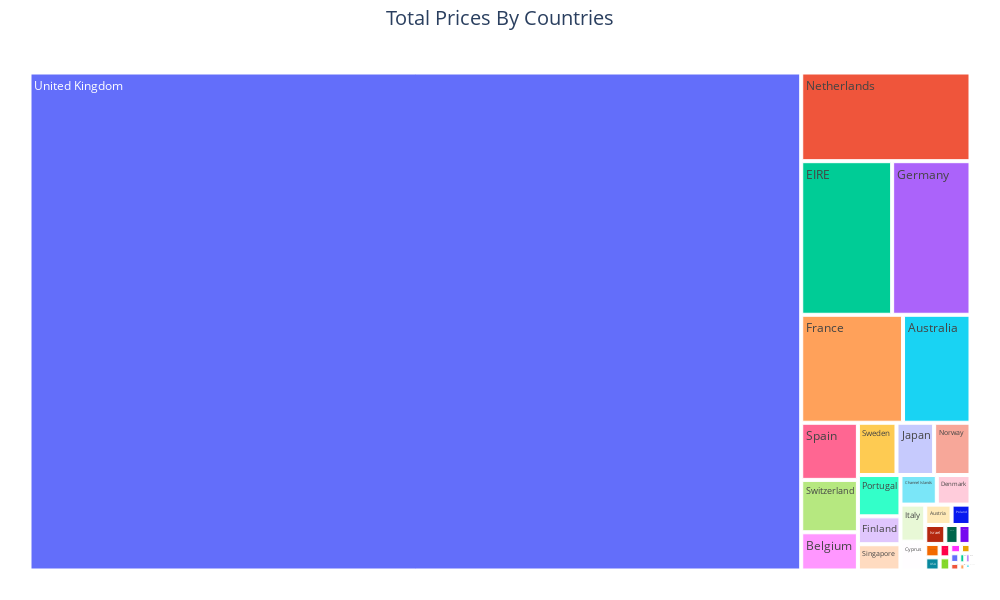

The cell this chart's notebook holds for it:
### Code cell
# PLOTLY TREEMAP
fig = px.treemap(df_TotalRevenue,
                 path=[df_TotalRevenue.index],
                 values='TotalRevenue',
                 width=1000,
                 height=600)
fig.update_layout(title_text='Total Prices By Countries',
                  title_x=0.5, title_font=dict(size=20)
                  )
fig.update_layout(margin=dict(t=50, l=25, r=25, b=25))
fig.show()

### Figure 1 — Plotly figure (JSON) as saved in the notebook; plotly's stock layout.template omitted (floating-point values rounded to 4 significant figures)
{"data": [{"branchvalues": "total", "domain": {"x": [0, 1], "y": [0, 1]}, "hovertemplate": "labels=%{label}<br>TotalRevenue=%{value}<br>parent=%{parent}<br>id=%{id}<extra></extra>", "ids": ["Australia", "Austria", "Bahrain", "Belgium", "Brazil", "Canada", "Channel Islands", "Cyprus", "Czech Republic", "Denmark", "EIRE", "European Community", "Finland", "France", "Germany", "Greece", "Iceland", "Israel", "Italy", "Japan", "Lebanon", "Lithuania", "Malta", "Netherlands", "Norway", "Poland", "Portugal", "RSA", "Saudi Arabia", "Singapore", "Spain", "Sweden", "Switzerland", "USA", "United Arab Emirates", "United Kingdom", "Unspecified"], "labels": ["Australia", "Austria", "Bahrain", "Belgium", "Brazil", "Canada", "Channel Islands", "Cyprus", "Czech Republic", "Denmark", "EIRE", "European Community", "Finland", "France", "Germany", "Greece", "Iceland", "Israel", "Italy", "Japan", "Lebanon", "Lithuania", "Malta", "Netherlands", "Norway", "Poland", "Portugal", "RSA", "Saudi Arabia", "Singapore", "Spain", "Sweden", "Switzerland", "USA", "United Arab Emirates", "United Kingdom", "Unspecified"], "name": "", "parents": ["", "", "", "", "", "", "", "", "", "", "", "", "", "", "", "", "", "", "", "", "", "", "", "", "", "", "", "", "", "", "", "", "", "", "", "", ""], "type": "treemap", "values": [138500.0, 10200.0, 548.4, 41200.0, 1144.0, 3666.0, 20450.0, 13590.0, 826.7, 18960.0, 265500.0, 1300.0, 22550.0, 209000.0, 228900.0, 4761.0, 4310, 7222.0, 17480.0, 37420.0, 1694.0, 1661.0, 2726.0, 285400.0, 36170.0, 7335.0, 33440.0, 1002.0, 145.9, 21280.0, 61580.0, 38380.0, 56440.0, 3580.0, 1902.0, 7308000.0, 2667.0]}], "layout": {"height": 600, "legend": {"tracegroupgap": 0}, "margin": {"b": 25, "l": 25, "r": 25, "t": 50}, "title": {"font": {"size": 20}, "text": "Total Prices By Countries", "x": 0.5}, "width": 1000}}
